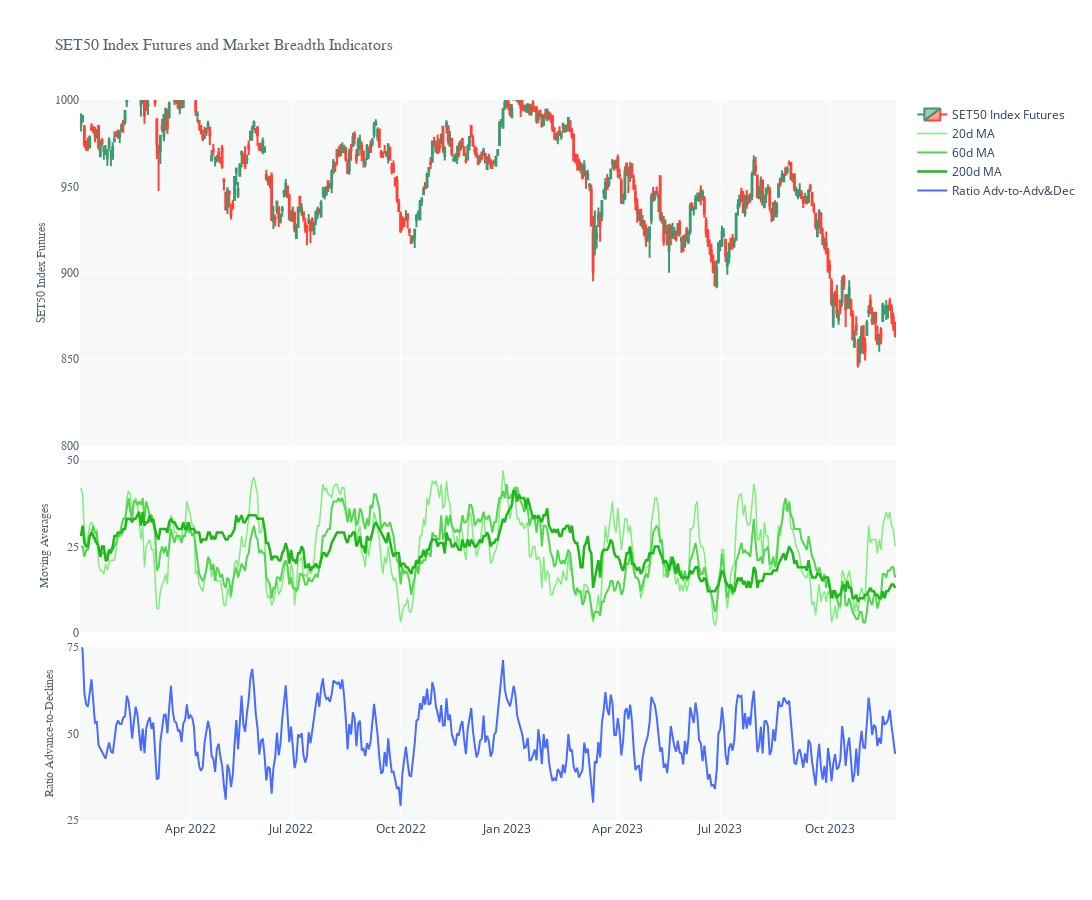

The cell this chart's notebook holds for it:
### Markdown cell above
###### **SET50 Index Futures and Moving Average**

### Code cell
# Create a date range from the start date to the end date
dt_all = pd.date_range(start=SET50_FUTURES_BREADTH['Date'].iloc[0], end=SET50_FUTURES_BREADTH['Date'].iloc[-1])

# Retrieve the dates that are in the original dataset
dt_obs = [d for d in pd.to_datetime(SET50_FUTURES_BREADTH['Date'])]

# Define dates with missing values
dt_breaks = [d.strftime("%Y-%m-%d") for d in dt_all if d not in dt_obs]

# Create a subplot figure with three rows and one column
fig1 = make_subplots(rows=3, cols=1, shared_xaxes=True, vertical_spacing=0.02, row_heights=[0.4, 0.2, 0.2])

# Plot SET Index on the first row
fig1.add_trace(go.Candlestick(x=SET50_FUTURES_BREADTH['Date'],
                            open=SET50_FUTURES_BREADTH['Open'],
                            high=SET50_FUTURES_BREADTH['High'],
                            low=SET50_FUTURES_BREADTH['Low'],
                            close=SET50_FUTURES_BREADTH['Close'],
                            name='SET50 Index Futures'))

# Plot Moving Averages 20, 60, 200 days on the second row
fig1.add_trace(go.Scatter(name='20d MA',
                          x=SET50_FUTURES_BREADTH['Date'], y=SET50_FUTURES_BREADTH['MA20'],
                          mode='lines', line=dict(color='#80ED7C', width=1.5)),
               row=2, col=1)
fig1.add_trace(go.Scatter(name='60d MA',
                          x=SET50_FUTURES_BREADTH['Date'], y=SET50_FUTURES_BREADTH['MA60'],
                          mode='lines', line=dict(color='#51D64D', width=2.0)),
               row=2, col=1)
fig1.add_trace(go.Scatter(name='200d MA',
                          x=SET50_FUTURES_BREADTH['Date'], y=SET50_FUTURES_BREADTH['MA200'],
                          mode='lines', line=dict(color='#20B71B', width=2.5)),
               row=2, col=1)

# Plot Ratio Advances / (Advances + Declines) on the third row
fig1.add_trace(go.Scatter(name='Ratio Adv-to-Adv&Dec',
                          x=SET50_FUTURES_BREADTH['Date'],
                          y=getEMA(100*(SET50_FUTURES_BREADTH['Advance']/(SET50_FUTURES_BREADTH['Advance']+SET50_FUTURES_BREADTH['Declines'])), 10),
                          mode='lines', line=dict(color='#496CFD', width=2)),
               row=3, col=1)

# Update layout
fig1.update_layout(height=900, width=1200, 
                   showlegend=False, xaxis_rangeslider_visible=False, 
                   plot_bgcolor="#F7F9F9")

# Hide dates with no values
fig1.update_xaxes(rangebreaks=[dict(values=dt_breaks)])

# Update y-axis titles and fonts
fig1.update_yaxes(title_text="SET50 Index Futures",
                  range=[800, 1000], tickmode='array',
                  title_font=dict(size=12, family='Arial', color='#566573'), 
                  tickfont=dict(size=12, family='Arial', color='#566573'), 
                  title_standoff=6, row=1, col=1)

fig1.update_yaxes(title_text="Moving Averages", 
                  range=[0, 50], tickmode='array', tickvals=(0, 50, 25),
                  title_font=dict(size=12, family='Arial', color='#566573'), 
                  tickfont=dict(size=12, family='Arial', color='#566573'), 
                  title_standoff=15, row=2, col=1)

fig1.update_yaxes(title_text="Ratio Advance-to-Declines", 
                  range=[25, 75], tickmode='array', tickvals=(25, 75, 50),
                  title_font=dict(size=12, family='Arial', color='#566573'), 
                  tickfont=dict(size=12, family='Arial', color='#566573'), 
                  title_standoff=10, row=3, col=1)

# Update x-axis label
fig1.update_xaxes(title_font=dict(size=16, family='Arial', color='#566573'), 
                  row=3, col=1)

# Update the overall layout title
fig1.update_layout(title='SET50 Index Futures and Market Breadth Indicators', 
                   title_font=dict(size=16, family='Arial', color='#566573'), 
                   showlegend=True)

# Set the date range
start_date = dt.datetime.today() - dt.timedelta(int(365/2))
end_date = dt.datetime.today() + dt.timedelta(hours=7)
fig1.update_layout(xaxis_range=[start_date, end_date])

### Figure 1 — Plotly figure (JSON) as saved in the notebook; plotly's stock layout.template omitted (floating-point values rounded to 4 significant figures; data arrays with more than 128 entries replaced by an {"elided": "..."} marker saying what was removed)
{"data": [{"close": {"elided": "462 float values"}, "high": {"elided": "462 float values"}, "low": {"elided": "462 float values"}, "name": "SET50 Index Futures", "open": {"elided": "462 float values"}, "type": "candlestick", "x": {"elided": "462 str values"}}, {"line": {"color": "#80ED7C", "width": 1.5}, "mode": "lines", "name": "20d MA", "type": "scatter", "x": {"elided": "462 str values"}, "xaxis": "x2", "y": {"elided": "462 int values"}, "yaxis": "y2"}, {"line": {"color": "#51D64D", "width": 2}, "mode": "lines", "name": "60d MA", "type": "scatter", "x": {"elided": "462 str values"}, "xaxis": "x2", "y": {"elided": "462 int values"}, "yaxis": "y2"}, {"line": {"color": "#20B71B", "width": 2.5}, "mode": "lines", "name": "200d MA", "type": "scatter", "x": {"elided": "462 str values"}, "xaxis": "x2", "y": {"elided": "462 int values"}, "yaxis": "y2"}, {"line": {"color": "#496CFD", "width": 2}, "mode": "lines", "name": "Ratio Adv-to-Adv&Dec", "type": "scatter", "x": {"elided": "462 str values"}, "xaxis": "x3", "y": {"elided": "462 float values"}, "yaxis": "y3"}], "layout": {"height": 900, "plot_bgcolor": "#F7F9F9", "showlegend": true, "title": {"font": {"color": "#566573", "family": "Arial", "size": 16}, "text": "SET50 Index Futures and Market Breadth Indicators"}, "width": 1200, "xaxis": {"anchor": "y", "domain": [0, 1], "matches": "x3", "range": ["2023-05-27T11:43:29.481972", "2023-11-25T18:43:29.481972"], "rangebreaks": [{"values": {"elided": "228 str values"}}], "rangeslider": {"visible": false}, "showticklabels": false}, "xaxis2": {"anchor": "y2", "domain": [0, 1], "matches": "x3", "rangebreaks": [{"values": {"elided": "228 str values"}}], "showticklabels": false}, "xaxis3": {"anchor": "y3", "domain": [0, 1], "rangebreaks": [{"values": {"elided": "228 str values"}}], "title": {"font": {"color": "#566573", "family": "Arial", "size": 16}}}, "yaxis": {"anchor": "x", "domain": [0.52, 1], "range": [800, 1000], "tickfont": {"color": "#566573", "family": "Arial", "size": 12}, "tickmode": "array", "title": {"font": {"color": "#566573", "family": "Arial", "size": 12}, "standoff": 6, "text": "SET50 Index Futures"}}, "yaxis2": {"anchor": "x2", "domain": [0.26, 0.5], "range": [0, 50], "tickfont": {"color": "#566573", "family": "Arial", "size": 12}, "tickmode": "array", "tickvals": [0, 50, 25], "title": {"font": {"color": "#566573", "family": "Arial", "size": 12}, "standoff": 15, "text": "Moving Averages"}}, "yaxis3": {"anchor": "x3", "domain": [0, 0.24], "range": [25, 75], "tickfont": {"color": "#566573", "family": "Arial", "size": 12}, "tickmode": "array", "tickvals": [25, 75, 50], "title": {"font": {"color": "#566573", "family": "Arial", "size": 12}, "standoff": 10, "text": "Ratio Advance-to-Declines"}}}}
